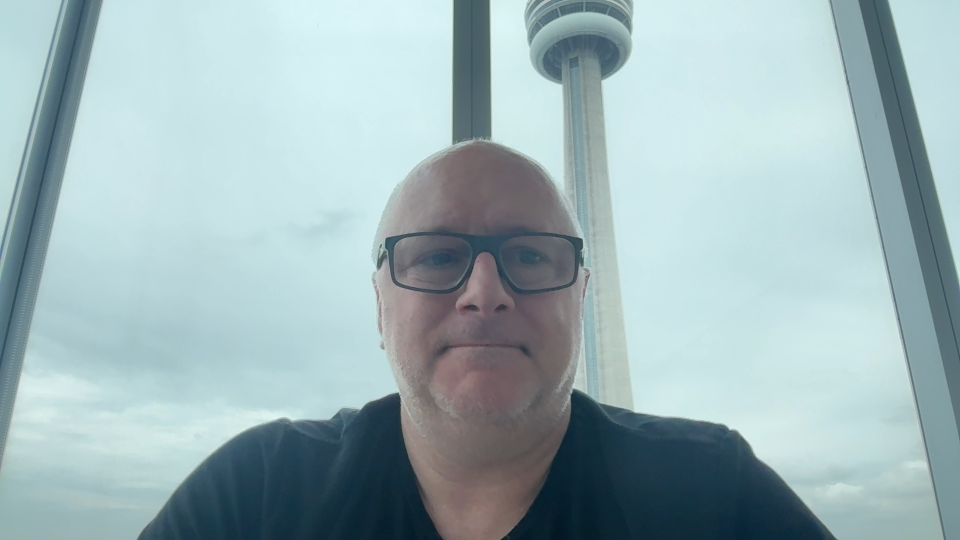
#> input picture Fraud/customer_photo_20250605_115646.jpg, 1920 x 1080 px, given in place of the camera (shown at 1/2 size)
$ python demo_face_purchase.py
#> lines starting #> are read from the running program, lines starting #| are printed output that depends on the picture; after the words box and inside, x2 and y2 are one past the last pixel; in counts of white or black regions, pixels touching at a corner belong together
#!/usr/bin/env python3
"""
Demo Face Purchase - Direct Transaction Processing

This script directly processes a purchase with face detection
to demonstrate the fraud detection system.
"""

import cv2
import numpy as np
import redis
import json
import time
import uuid
import base64
from datetime import datetime

def capture_face_photo(customer_id):
    """Simple face capture"""
    print(f"\n📷 Capturing photo for {customer_id}")
    print("=" * 40)

    # Initialize camera
    camera = cv2.VideoCapture(0)
    if not camera.isOpened():
        print("⚠️ Camera not available, using demo photo")
        return generate_demo_photo(customer_id)

    # Initialize face detection
    face_cascade = cv2.CascadeClassifier(cv2.data.haarcascades + 'haarcascade_frontalface_default.xml')

    print("🎯 Look at the camera!")
    print("📸 Press 'c' when you see the green box around your face")
    print("❌ Press 'q' to cancel")

    while True:
        ret, frame = camera.read()
        if not ret:
            break

        # Detect faces
        gray = cv2.cvtColor(frame, cv2.COLOR_BGR2GRAY)
        faces = face_cascade.detectMultiScale(gray, 1.1, 4, minSize=(50, 50))

        # Draw face boxes
        for (x, y, w, h) in faces:
            cv2.rectangle(frame, (x, y), (x+w, y+h), (0, 255, 0), 3)
            cv2.putText(frame, "FACE DETECTED!", (x, y-10), cv2.FONT_HERSHEY_SIMPLEX, 0.7, (0, 255, 0), 2)

        # Add overlay
        cv2.putText(frame, f"Customer: {customer_id}", (10, 30), cv2.FONT_HERSHEY_SIMPLEX, 0.8, (255, 255, 255), 2)
        cv2.putText(frame, f"Faces Found: {len(faces)}", (10, 70), cv2.FONT_HERSHEY_SIMPLEX, 0.8, (255, 255, 255), 2)

        if len(faces) > 0:
            cv2.putText(frame, "✅ READY - Press 'c' to capture!", (10, 110), cv2.FONT_HERSHEY_SIMPLEX, 0.8, (0, 255, 0), 2)
        else:
            cv2.putText(frame, "👤 Position your face in camera", (10, 110), cv2.FONT_HERSHEY_SIMPLEX, 0.8, (0, 0, 255), 2)

        cv2.imshow('Face Detection - Press C to Capture', frame)

        key = cv2.waitKey(1) & 0xFF

        if key == ord('c') and len(faces) > 0:
            # Capture!
            storage_photo = cv2.resize(frame, (320, 240))
            _, buffer = cv2.imencode('.jpg', storage_photo)
            photo_base64 = base64.b64encode(buffer).decode('utf-8')

            print(f"📸 Photo captured with {len(faces)} face(s)!")

            # Show captured photo
            cv2.imshow('✅ CAPTURED PHOTO', storage_photo)
            print("✅ Photo captured! Press any key to continue...")
            cv2.waitKey(0)
            cv2.destroyAllWindows()
            camera.release()

            return photo_base64

        elif key == ord('q'):
            print("❌ Cancelled")
            cv2.destroyAllWindows()
            camera.release()
            return None

    camera.release()
    cv2.destroyAllWindows()
    return None

# [83 lines left out: functions generate_demo_photo, process_purchase, not called in this run]

def main():
    """Main demo function"""
    print("\n🎬 Face Detection Purchase Demo")
    print("=" * 40)
    print("This demo will:")
    print("1. 📷 Capture your photo with face detection")
    print("2. 💳 Process a purchase transaction")
    print("3. 💾 Store everything in Redis")
    print("4. 📊 Show it on the fraud dashboard")

    # Get customer info
    customer_id = input("\nEnter your name (or press Enter for CHRIS_001): ").strip()
    if not customer_id:
        customer_id = "CHRIS_001"

    # Product selection
    products = {
        "1": ("Cotton T-Shirt", 29.99),
        "2": ("Polo Shirt", 45.99),
        "3": ("Dress Shirt", 79.99),
        "4": ("Blue Jeans", 89.99),
        "5": ("Leather Jacket", 199.99)
    }

    print(f"\nSelect a product:")
    for key, (name, price) in products.items():
        print(f"  {key}. {name} - ${price}")

    choice = input("\nEnter choice (1-5, or Enter for Leather Jacket): ").strip()
#> the answer given: 1
    if choice not in products:
        choice = "5"  # Default to leather jacket

    product_name, price = products[choice]

    print(f"\n🛒 Processing purchase:")
    print(f"Customer: {customer_id}")
    print(f"Product: {product_name}")
    print(f"Price: ${price}")

    # Capture photo
    photo_base64 = capture_face_photo(customer_id)
#> in capture_face_photo, frame is the input picture: shape (1080, 1920, 3); mean B, G, R 182.9, 179, 156.5
#> in capture_face_photo, `gray = cv2.cvtColor(frame, cv2.COLOR_BGR2GRAY)`:
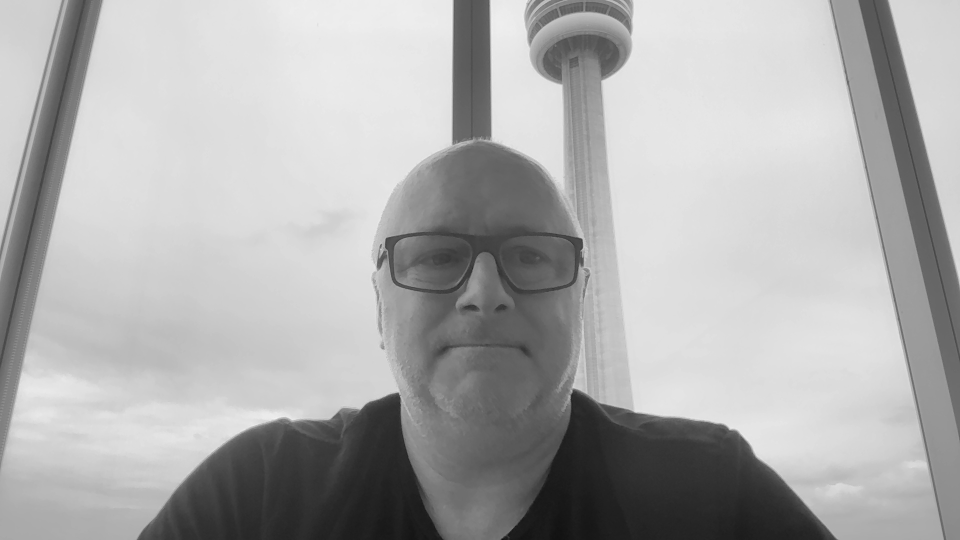
#> gray: shape (1080, 1920) (shown at 1/2 size); min 12, max 245, mean 172.7
#> in capture_face_photo, `faces = face_cascade.detectMultiScale(gray, 1.1, 4, minSize=(50, 50))`: faces = [[837, 706, 126, 126], [902, 568, 128, 128], [741, 353, 444, 444]]
#> the loop in capture_face_photo, `for (x, y, w, h) in faces:` made 3 passes
#> after the loop in capture_face_photo, `for (x, y, w, h) in faces:`:
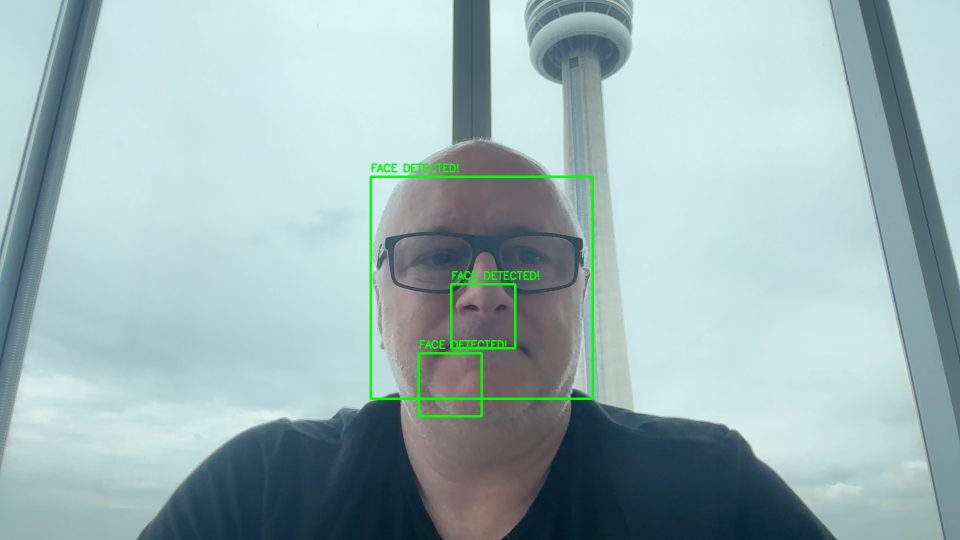
#> frame: shape (1080, 1920, 3) (shown at 1/2 size); 0.85% of pixels changed, all inside (x1, y1, x2, y2) = (739, 327, 1188, 835)
#> in capture_face_photo, `cv2.putText(frame, "✅ READY - Press 'c' to capture!", (10, 110), cv2.F..`:
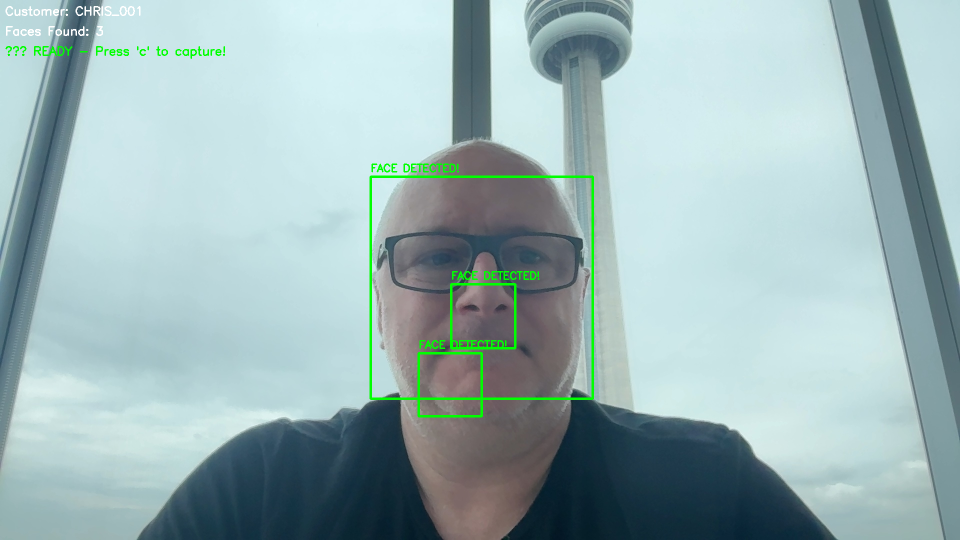
#> frame: shape (1080, 1920, 3) (shown at 1/2 size); mean B, G, R 181.5, 180.1, 155.3
#> (key q is pressed here)

    if photo_base64:
        # Process purchase
        transaction_id = process_purchase(customer_id, product_name, price, photo_base64)

        print(f"\n🎯 Demo Complete!")
        print(f"Your transaction {transaction_id} is now visible on the dashboard")
        print(f"with your face-verified photo attached!")

        # Suggest next steps
        print(f"\n🔄 Next Steps:")
        print(f"1. Check the dashboard at http://localhost:8080")
        print(f"2. Try a fraudulent return from Store B")
        print(f"3. See the fraud detection in action!")

    else:
        print("❌ Photo capture failed - demo cancelled")

if __name__ == "__main__":
    try:
        main()
    except KeyboardInterrupt:
        print("\n\n👋 Demo cancelled")
    except Exception as e:
        print(f"\n❌ Error: {e}")

$ run again, on Fraud/customer_photo_20250605_161922.jpg
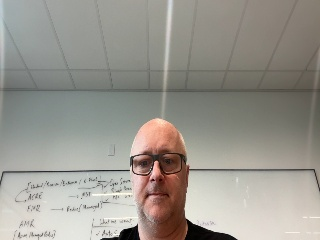
#> input picture Fraud/customer_photo_20250605_161922.jpg, 320 x 240 px, given in place of the camera
#> in capture_face_photo, frame is the input picture: shape (240, 320, 3); mean B, G, R 143, 150.6, 153.9
#> faces = [[116, 131, 83, 83]]
#> the loop in capture_face_photo, `for (x, y, w, h) in faces:` made 1 pass
#> after the loop in capture_face_photo, `for (x, y, w, h) in faces:`:
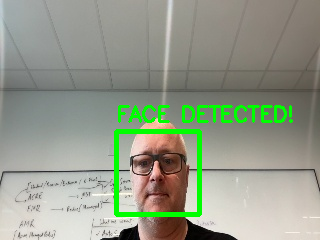
#> frame: shape (240, 320, 3); 3.9% of pixels changed, all inside (x1, y1, x2, y2) = (114, 105, 293, 217)
#> in capture_face_photo, `cv2.putText(frame, "✅ READY - Press 'c' to capture!", (10, 110), cv2.F..`:
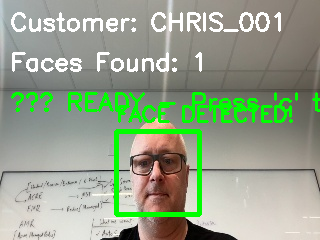
#> frame: shape (240, 320, 3); mean B, G, R 139.6, 161.4, 149.6
